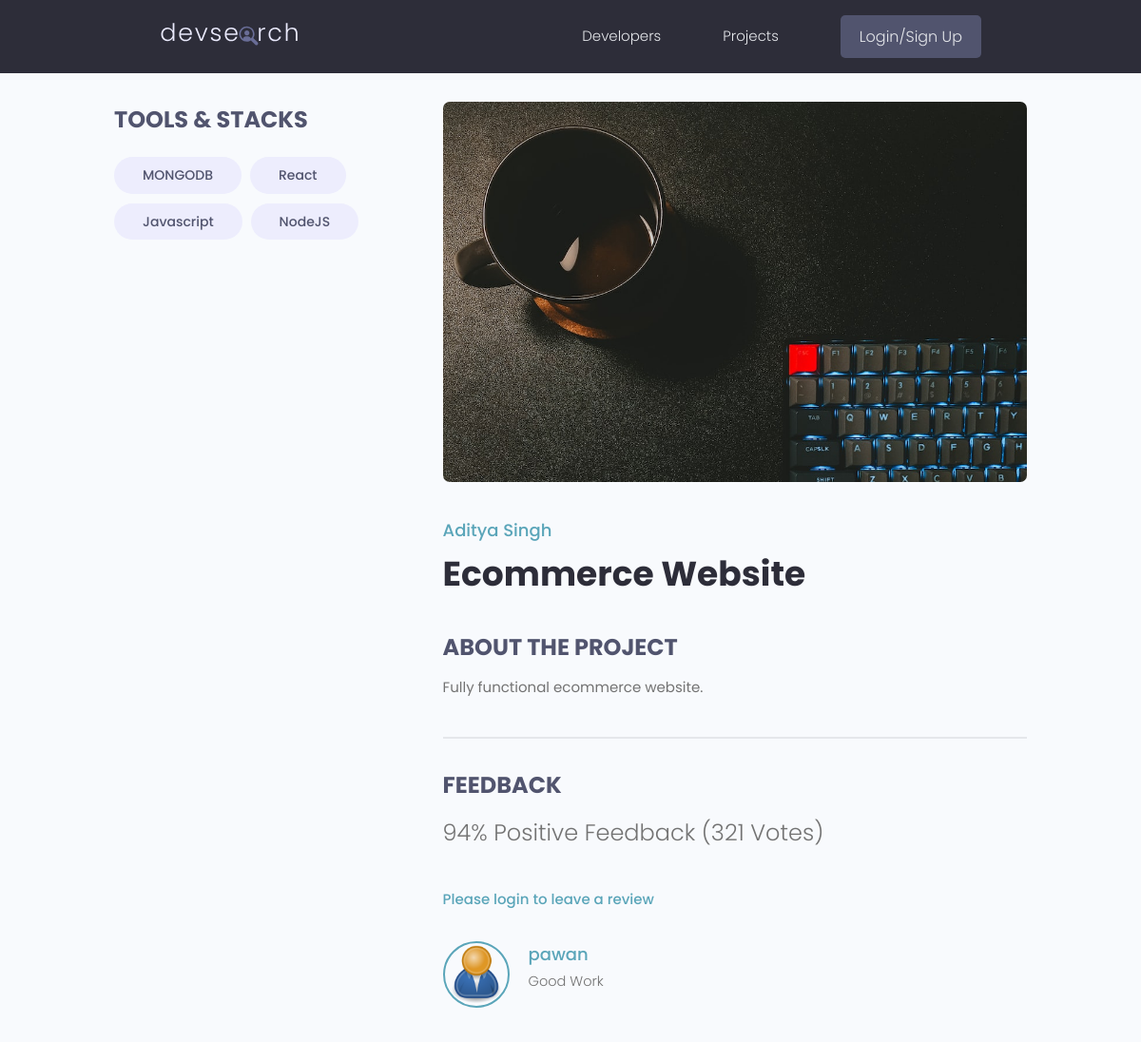
The page /projects/project/0118e58b-eec1-4efe-9c65-76933b96f2f3/ on the database its author committed.
### projects/models.py (models this page shows, shortened)
class Tag(models.Model):
    name = models.CharField(max_length=200)
    created = models.DateTimeField(auto_now_add=True)
    id = models.UUIDField(default=uuid.uuid4, unique=True, primary_key=True, editable=False)
    def __str__(self):
        return self.name

class Project(models.Model):
    owner = models.ForeignKey(Profile, null=True, blank=True, on_delete=models.CASCADE)  #if the owner is deleted, delete the project also
    title = models.CharField(max_length=200)
    description = models.TextField(null=True, blank=True)
    featured_image = models.ImageField(null=True, blank=True, default="icon.svg")   # This is present in static/images folder or directory
    demo_link = models.CharField(max_length=2000, null=True, blank=True)
    source_link = models.CharField(max_length=2000, null=True, blank=True)
    tags = models.ManyToManyField('Tag', blank=True)        # this is many to many relationship i.e one Project can have many tags
    votes_total = models.IntegerField(default=0, null=True, blank=True)
    votes_ratio = models.IntegerField(default=0, null=True, blank=True)
    created = models.DateTimeField(auto_now_add=True)
    id = models.UUIDField(default=uuid.uuid4, unique=True, primary_key=True, editable=False)
    class Meta:
        ordering = ['-votes_ratio', '-votes_total', '-created']          # store and retrive on the basis of date of creation (lastest one will be at the top)
    @property
    def imageURL(self):
        try:
            url = self.featured_image.url
        except:
            url = ''
        return url
    @property
    def reviewers(self):                      # gives all the people's id who have voted for this project
        queryset = self.review_set.all().values_list('owner__id', flat=True)         # 'flat' ensures that we get a true list and not an object
        return queryset

class Review(models.Model):
    VOTE_TYPE = (
        ('up', 'Up Vote'),
        ('down', 'Down Vote'),
    )
    owner = models.ForeignKey(Profile, on_delete=models.CASCADE, null=True)
    project = models.ForeignKey(Project, on_delete=models.CASCADE) # Delete the review once the Project is deleted # Foreign Key establishes a one to many relationship
    body = models.TextField(null=True, blank=True)
    value = models.CharField(max_length=200, choices=VOTE_TYPE) #Makes this field a drop-down menu
    created = models.DateTimeField(auto_now_add=True)
    id = models.UUIDField(default=uuid.uuid4, unique=True, primary_key=True, editable=False)
    class Meta:
        unique_together = [['owner', 'project']]

### users/models.py (models this page shows, shortened)
class Profile(models.Model):
    user = models.OneToOneField(User, on_delete=models.CASCADE, blank=True, null=True)
    name = models.CharField(max_length=200, blank=True, null=True)
    email = models.EmailField(max_length=500, blank=True, null=True)
    username = models.CharField(max_length=200, blank=True, null=True)
    location = models.CharField(max_length=200, blank=True, null=True)
    short_intro = models.CharField(max_length=200, blank=True, null=True)
    bio = models.TextField(blank=True, null=True)
    profile_pic = models.ImageField(blank=True, null=True, upload_to='profiles/', default='profiles/user-default.png')   # Goes into static/images/profiles to upload the pictures
    github_profile = models.CharField(max_length=200, blank=True, null=True)
    linkedin_profile = models.CharField(max_length=200, blank=True, null=True)
    created = models.DateTimeField(auto_now_add=True)
    id = models.UUIDField(default=uuid.uuid4, unique=True, primary_key=True, editable=False)
    class Meta:
        ordering = ['created']

### projects/views.py (the view, shortened to what this page needs)
# urls.py: path('project/<str:pk>/', views.project, name="project"),
def project(request,pk):
    projectObj = Project.objects.get(id=pk)
    form = ReviewForm()
    tags = projectObj.tags.all()
    context = {'project' : projectObj, 'tags' : tags, 'form' : form}
    return render(request, 'projects/single-project.html',context=context)

### projects/templates/projects/single-project.html (shortened to what this page needs)
{% extends 'main.html' %}
{% block content %}
<main class="singleProject my-md">
    <div class="container">
      <div class="layout">
        <div class="column column--1of3">
          <h3 class="singleProject__subtitle">Tools & Stacks</h3>
          <div class="singleProject__toolStack">
            {% for tag in tags %}
            <span class="tag tag--pill tag--sub tag--lg">
              <small>{{tag}}</small>
            </span>
            {% endfor %}
          </div>
        </div>
        <div class="column column--2of3">
          <img class="singleProject__preview" src="{{project.imageURL}}" alt="portfolio thumbnail" />
          <a href="{% url 'user-profile' project.owner.id %}" class="singleProject__developer">{{project.owner.name}}</a>
          <h2 class="singleProject__title">{{project.title}}</h2>
          <h3 class="singleProject__subtitle">About the Project</h3>
          <div class="singleProject__info">
            {{project.description}}
          </div>
          <div class="comments">
            <h3 class="singleProject__subtitle">Feedback</h3>
            <h5 class="project--rating">
                {{project.votes_ratio}}% Positive Feedback ({{project.votes_total}}
                Vote{{project.votes_total|pluralize:"s"}})
            </h5>
            {% if request.user.profile.id in project.reviewers %}
            <p>You have already submitted your review for this project</p>
            {% elif request.user.profile == project.owner %}
            <p>You cannot review your own work</p>
            {% else %}
            <a href="{% url 'login' %}?next={{request.path}}">Please login to leave a review</a>
            {% endif %}
            <div class="commentList">
                {% for review in project.review_set.all %}
                {% if review.body %}
                <div class="comment">
                    <a href="{% url 'user-profile' review.owner.id  %}">
                        <img class="avatar avatar--md" src="{{review.owner.profile_pic.url}}" alt="user" />
                    </a>
                    <div class="comment__details">
                        <a href="{% url 'user-profile' review.owner.id  %}"
                            class="comment__author">{{review.owner.name}}</a>
                        <p class="comment__info">{{review.body|linebreaksbr}}</p>
                    </div>
                </div>
                {% endif %}
                {% endfor %}
            </div>
        </div>
        </div>
      </div>
    </div>
  </main>
{% endblock content %}

### static/styles/app.css (style rules this page uses)
:root { --color-sub: #2d2d39; }
img { width: 100%; }
.singleProject .column--1of3 { order: 2; }
@media screen and (min-width: 1081px) { .singleProject .column--1of3 { order: 1; } }
@media screen and (min-width: 1081px) { .singleProject .column--2of3 { order: 2; } }
.singleProject__toolStack { margin-top: 2rem; margin-bottom: 4rem; }
.singleProject__preview { height: 50vh; object-fit: cover; object-position: top center; margin-bottom: 3rem; border-radius: 0.7rem; }
.singleProject__developer { font-size: 1.8rem; font-weight: 500; }
.singleProject__title { font-size: 3.6rem; font-weight: 700; color: var(--color-sub); margin-bottom: 3rem; }
.project--rating { margin-bottom: 1.6em; margin-top: .5em; }
.singleProject__subtitle { text-transform: uppercase; font-size: 2.4rem; font-weight: 700; color: var(--color-sub-light); margin-bottom: 1rem; }
.comments { margin-top: 4rem; padding-top: 3rem; border-top: 2px solid var(--color-light); }
.commentList { margin: 3rem 0; }
.comment { display: flex; gap: 2rem; }
.comment__author { font-size: 1.8rem; }
.comment__info { font-size: 1.45rem; }

### static/uikit/styles/modules/_variables.css (style rules this page uses)
:root { --color-main: #5aa5b9; --color-main-light: #e6faff; --color-sub: #3f4156; --color-sub-light: #51546e; --color-sub-lighter: #ededfd; --color-text: #737373; --color-gray: #8b8b8b; --color-light: #e5e7eb; --color-light-gray: #767676; --color-bg: #f8fafd; --color-white: #fffefd; --color-white-light: #f3f3f3; --color-success: #359e64; --color-success-bg: #def8e8; --color-error: #fc4b0b; --color-error-bg: #fff2ee; --font-base: 'Poppins', arial, helvetica, 'Segoe UI', roboto, ubuntu, sans-serif; --font-monospace: 'Fira Code', 'Courier New', courier, monospace; --font-regular: 300; --font-medium: 500; --font-bold: 700; --generic-shadow: 1px 1px 5px #00000010; --generic-transition: all 0.3s ease-in-out; }

### static/uikit/styles/modules/_base.css (style rules this page uses)
* { margin: 0; padding: 0; box-sizing: border-box; text-rendering: optimizeLegibility; color: inherit; font-size: inherit; }
html { font-size: 50%; }
@media only screen and (min-width: 480px) { html { font-size: 56.25%; } }
@media only screen and (min-width: 1200px) { html { font-size: 62.5%; } }
body { line-height: 1.6; font-weight: 400; font-size: 1.5rem; color: var(--color-text); background-color: var(--color-bg); min-height: 100vh; }

### static/uikit/styles/modules/_typography.css (style rules this page uses)
* { font-family: var(--font-base); }
h2 { font-size: 3.6rem; font-weight: var(--font-bold); }
h3 { font-size: 3.2rem; font-weight: var(--font-medium); }
h5 { font-size: 2.4rem; font-weight: var(--font-medium); }
h5, h6 { font-weight: var(--font-regular); }
p, span, strong { font-size: 1.6rem; color: var(--color-text); font-weight: var(--font-regular); }
a { padding-bottom: 2px; text-decoration: none; display: inline-block; color: var(--color-main); font-weight: var(--font-medium); }

### static/uikit/styles/modules/_utilities.css (style rules this page uses)
.container { width: 92%; max-width: 165rem; margin: 0 auto; box-sizing: border-box; }
@media screen and (min-width: 1000px) { .container { width: 90%; } }
@media screen and (min-width: 1200px) { .container { width: 80%; } }
.my-md { margin: 3rem auto; }

### static/uikit/styles/modules/_avatar.css (style rules this page uses)
.avatar { border-radius: 50%; border: 2px solid var(--color-main); object-fit: cover; }
.avatar--md { height: 7rem; width: 7rem; }

### static/uikit/styles/modules/_tag.css (style rules this page uses)
.tag { display: inline-flex; align-items: center; background-color: var(--color-sub); height: -webkit-fit-content; height: -moz-fit-content; height: fit-content; width: -webkit-fit-content; width: -moz-fit-content; width: fit-content; border-radius: 0.5rem; padding: 0.5rem 1.5rem; font-size: 1.2rem; cursor: pointer; }
.tag:not(:last-child) { margin-right: 0.25rem; margin-bottom: 0.75rem; }
.tag > small { color: var(--color-white); }
.tag--pill { border-radius: 5rem; }
.tag--sub, .tag--sub > small { background: var(--color-sub-lighter); color: var(--color-sub-light); font-weight: 500; }
.tag--lg { padding: 0.8rem 3rem; font-size: 1.4rem; }
.tag--lg:not(:last-child) { margin-right: 0.5rem; margin-bottom: 1rem; }

### static/uikit/styles/modules/_layout.css (style rules this page uses)
.layout { display: flex; flex-flow: row wrap; justify-content: space-between; }
.layout > .column { margin-bottom: 3rem; }
.layout > .column.column--1of3 { flex-basis: 30%; }
.layout > .column.column--2of3 { flex-basis: 64%; }

### rows shown on the page
Tag: name "MONGODB"
Tag: name "React"
Tag: name "Javascript"
Tag: name "NodeJS"
Project: imageURL (picture), owner.name "Aditya Singh", title "Ecommerce Website", description "Fully functional ecommerce website.", votes_ratio "94", votes_total "321"
Review: owner.profile_pic (placeholder picture), owner.name "pawan", body "Good Work"
